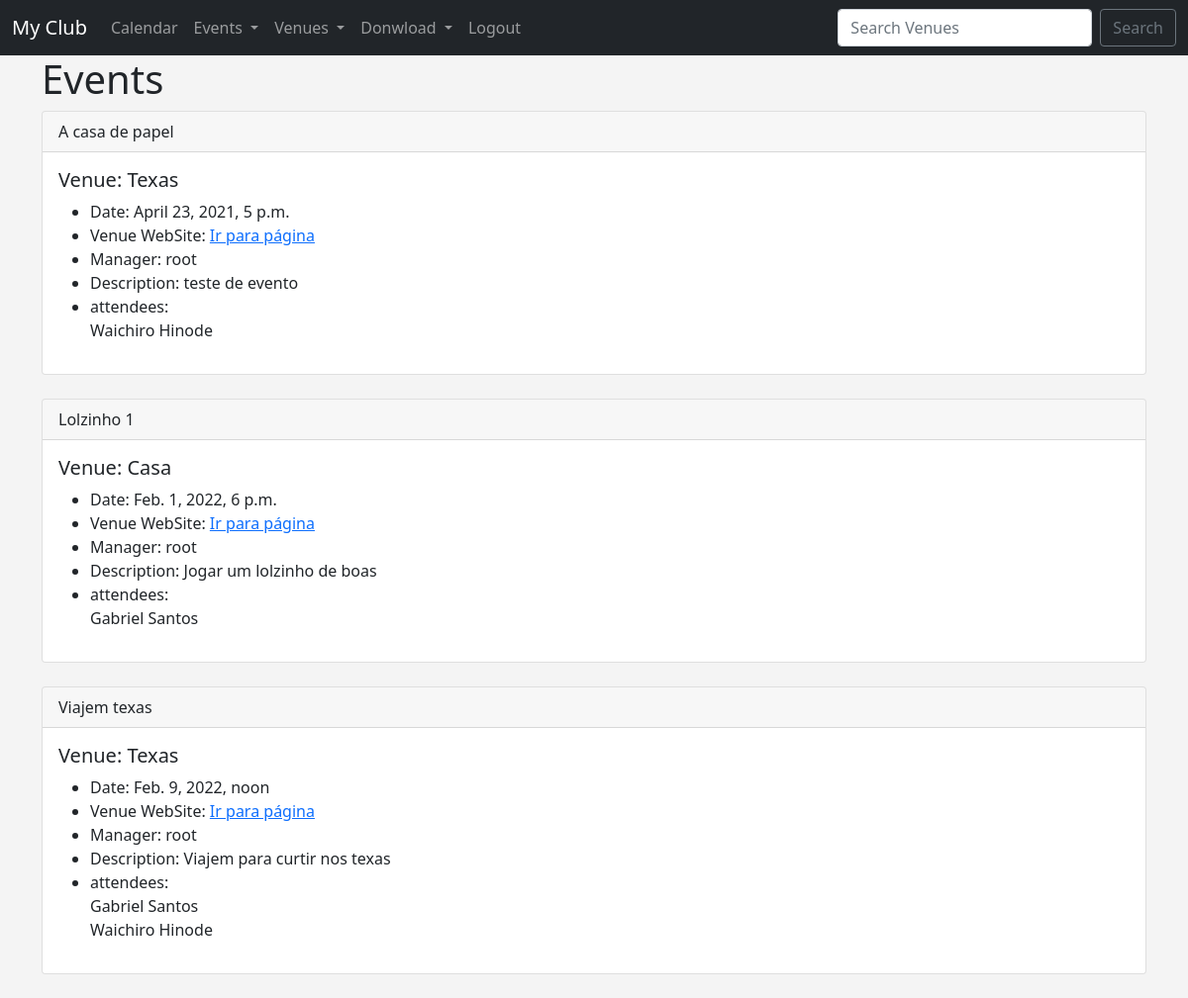
Before: /events/ (signed in) with the older database file.
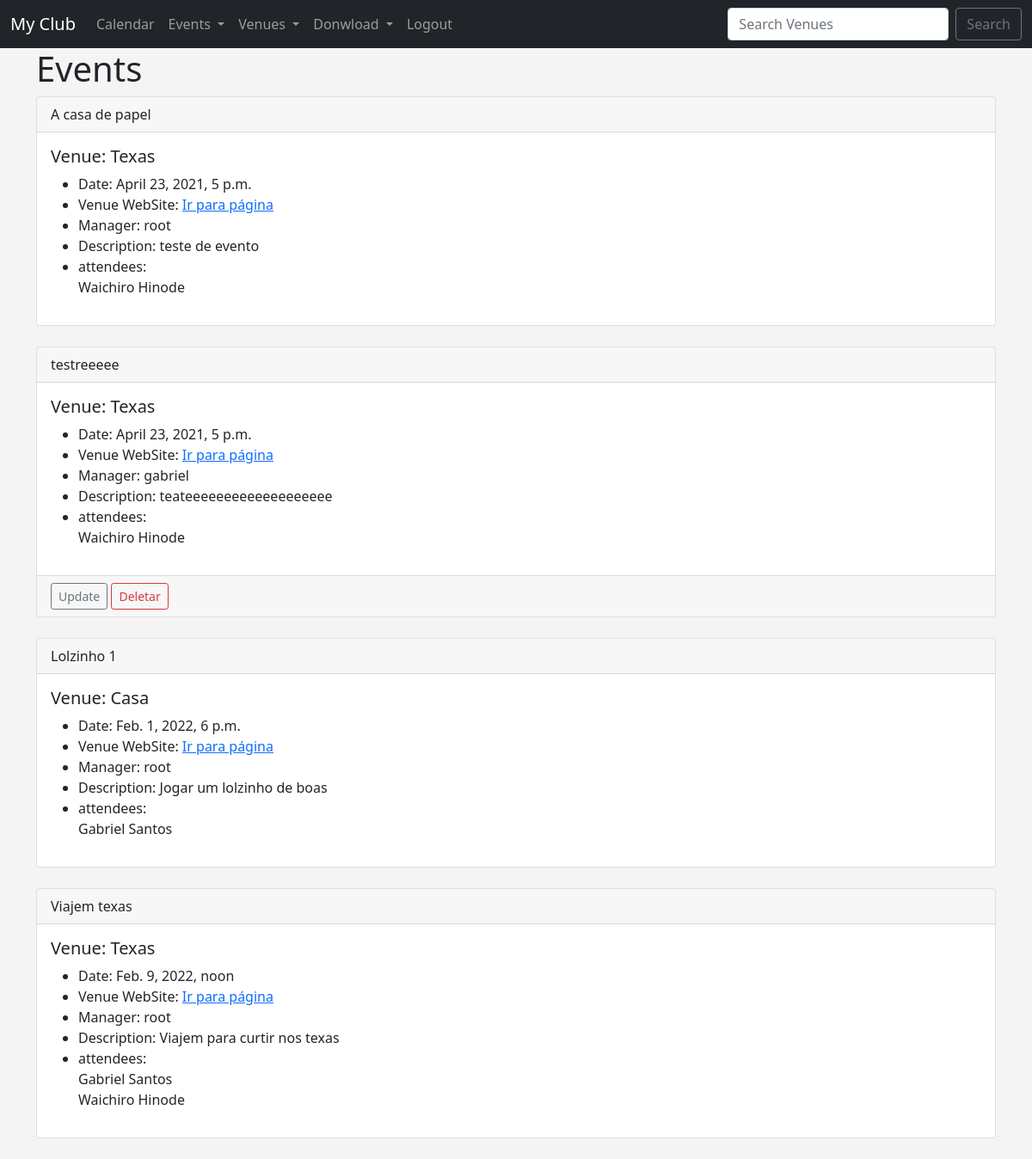
After: the same page with the newer database file.
### events/models.py (models this page shows)
class Event(models.Model):
    name = models.CharField('Event name', max_length=120)
    event_date= models.DateTimeField('Event Date')
    venue = models.ForeignKey(Venue, blank=True, null=True, on_delete=models.CASCADE)
    manager = models.ForeignKey(User, blank=True, null=True, on_delete=models.SET_NULL)
    description = models.TextField(blank=True)
    attendees = models.ManyToManyField(myClubUser, blank=True) # Aqui é uma chave muitos para muitos
    def __str__(self):
        return self.name

class Venue(models.Model):
    name = models.CharField("Venue name", max_length=120)
    address = models.CharField(max_length=300)
    zip_code = models.CharField('Zip code', max_length=15)
    phone = models.CharField('contactphone', max_length=25)
    web = models.URLField('Website Adress' )
    email_address = models.EmailField('Email address', blank=True)
    owner = models.IntegerField("Venue Owner", blank=False, default=1)
    def __str__(self):
        return self.name

class myClubUser(models.Model):
    first_name = models.CharField(max_length=30)
    last_name = models.CharField(max_length=30)
    email = models.EmailField('User email')
    def __str__(self):
        return self.first_name + ' ' + self.last_name

### events/views.py (the view)
# urls.py: path('events/', views.all_events, name="list-events"),#Vai para a pagina q lista todos os eventos
def all_events(request):
    event_list = Event.objects.all().order_by('event_date')
    context = {
        "event_list": event_list
    }
    return render(request, 'events/events.html', context)

### events/templates/events/events.html
{% extends 'events/base.html' %}
{% block content %}
<h1>Events</h1>
    {% for event in event_list %}
        <div class="card">
            <div class="card-header">
                {{ event }}
            </div>
            <div class="card-body">
            <h5 class="card-title">Venue: {{ event.venue }}</h5>
            <ul>
                <li>Date: {{ event.event_date }}</li>
                <li>Venue WebSite: <a href="{{ event.venue.web }}">Ir para página</a></li>
                <li>Manager: {{ event.manager }}</li>
                <li>Description: {{ event.description }}</li>
                <li>attendees: <br>
                    {% for user in event.attendees.all %}
                        {{ user }} <br>
                    {% endfor%}
                </li>
            </ul>
            </div>
            {% if user.is_authenticated %}
                {% if user == event.manager %}
                    <div class="card-footer">
                            <a href="{% url 'update-event' event.id %}" class="btn btn-outline-secondary btn-sm">Update</a>
                            <a href="{% url 'delete-event' event.id %}" class="btn btn-outline-danger btn-sm">Deletar</a>
                    </div>
                {% endif %}
            {% endif %}
        </div>
        <br>
    {% endfor %}
{% endblock %}

Changed rows visible on the page:
added Event: name "testreeeee", venue "Texas", event_date "April 23, 2021, 5 p.m.", manager "gabriel", description "teateeeeeeeeeeeeeeeeeee", shows "Update", myClubUser (first_name+last_name "Waichiro Hinode")
